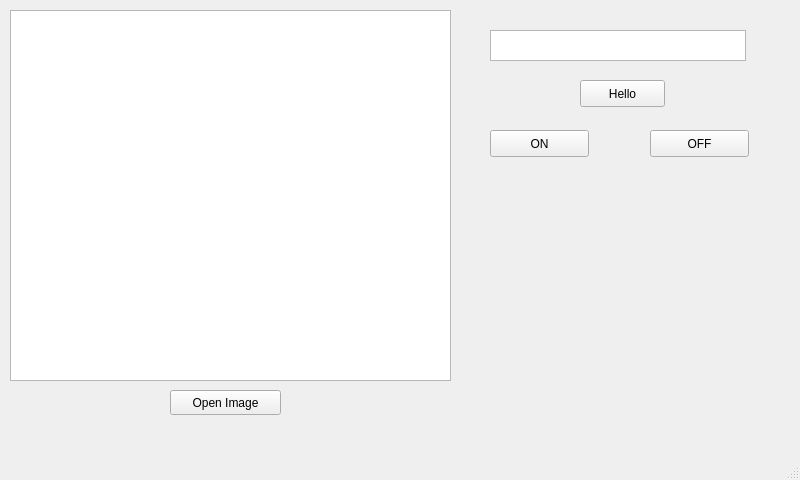
<?xml version="1.0" encoding="UTF-8"?>
<ui version="4.0">
 <class>MainWindow</class>
 <widget class="QMainWindow" name="MainWindow">
  <property name="geometry">
   <rect>
    <x>0</x>
    <y>0</y>
    <width>800</width>
    <height>480</height>
   </rect>
  </property>
  <property name="windowTitle">
   <string>MainWindow</string>
  </property>
  <widget class="QWidget" name="centralWidget">
   <widget class="QPushButton" name="testButton">
    <property name="geometry">
     <rect>
      <x>580</x>
      <y>80</y>
      <width>85</width>
      <height>27</height>
     </rect>
    </property>
    <property name="text">
     <string>Hello</string>
    </property>
   </widget>
   <widget class="QTextEdit" name="testEdit">
    <property name="geometry">
     <rect>
      <x>490</x>
      <y>30</y>
      <width>256</width>
      <height>31</height>
     </rect>
    </property>
   </widget>
   <widget class="QGraphicsView" name="graphicsView">
    <property name="geometry">
     <rect>
      <x>10</x>
      <y>10</y>
      <width>441</width>
      <height>371</height>
     </rect>
    </property>
   </widget>
   <widget class="QToolButton" name="actionOpenImage">
    <property name="geometry">
     <rect>
      <x>170</x>
      <y>390</y>
      <width>111</width>
      <height>25</height>
     </rect>
    </property>
    <property name="text">
     <string>Open Image</string>
    </property>
   </widget>
   <widget class="QPushButton" name="ledOnButton">
    <property name="geometry">
     <rect>
      <x>490</x>
      <y>130</y>
      <width>99</width>
      <height>27</height>
     </rect>
    </property>
    <property name="text">
     <string>ON</string>
    </property>
   </widget>
   <widget class="QPushButton" name="ledOffButton">
    <property name="geometry">
     <rect>
      <x>650</x>
      <y>130</y>
      <width>99</width>
      <height>27</height>
     </rect>
    </property>
    <property name="text">
     <string>OFF</string>
    </property>
   </widget>
  </widget>
  <widget class="QMenuBar" name="menuBar">
   <property name="geometry">
    <rect>
     <x>0</x>
     <y>0</y>
     <width>800</width>
     <height>25</height>
    </rect>
   </property>
  </widget>
  <widget class="QStatusBar" name="statusBar"/>
 </widget>
 <layoutdefault spacing="6" margin="11"/>
 <resources/>
 <connections/>
</ui>
